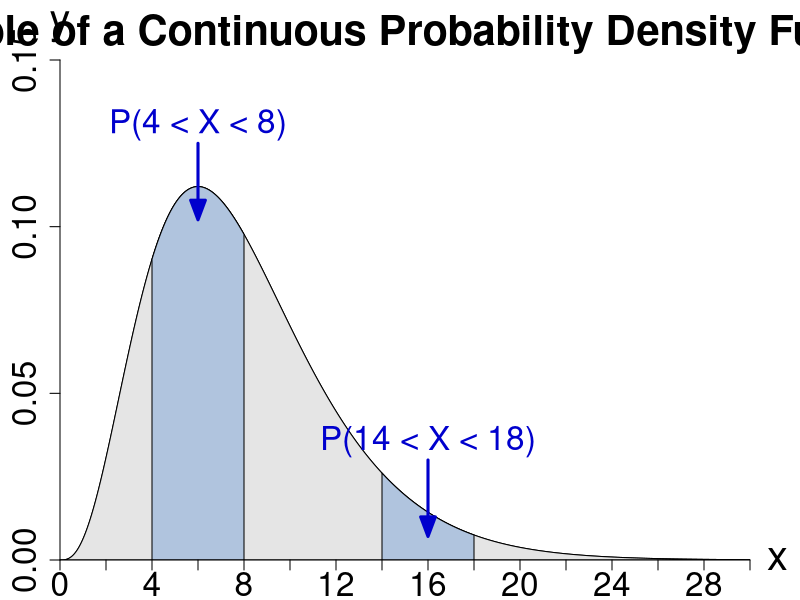
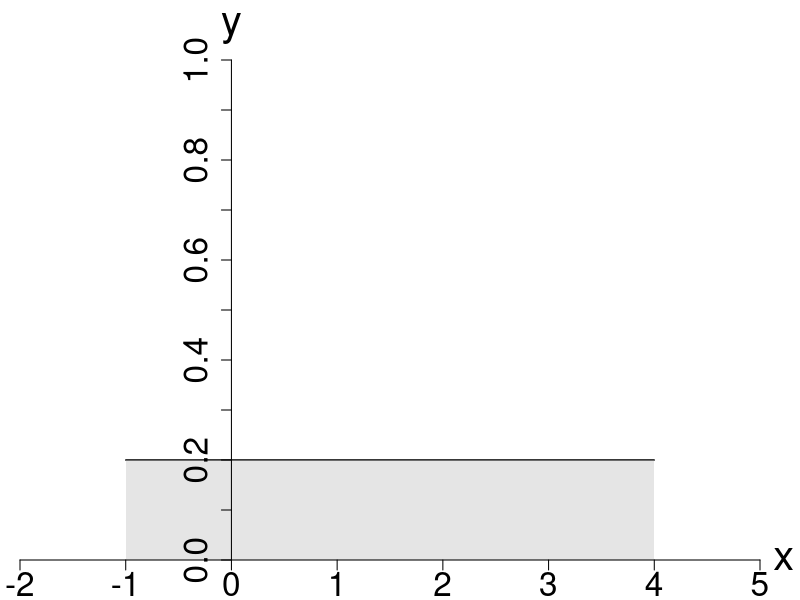
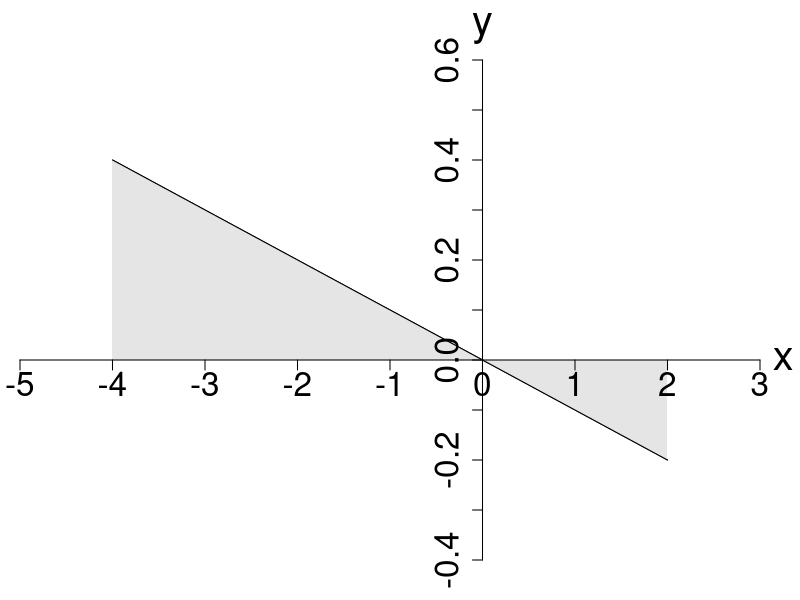
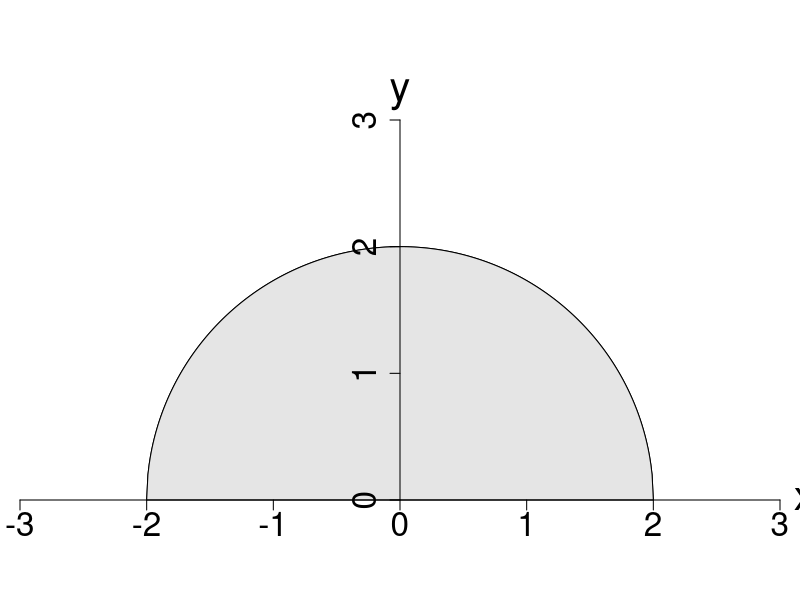
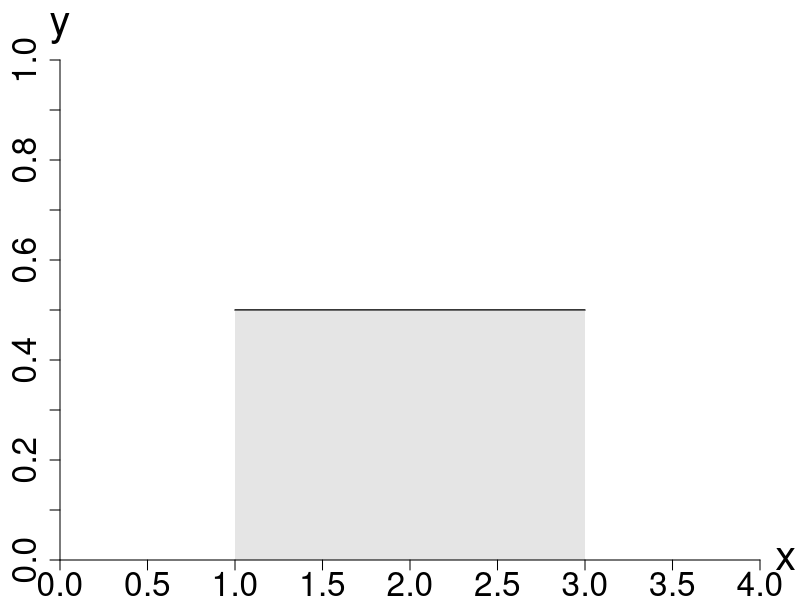
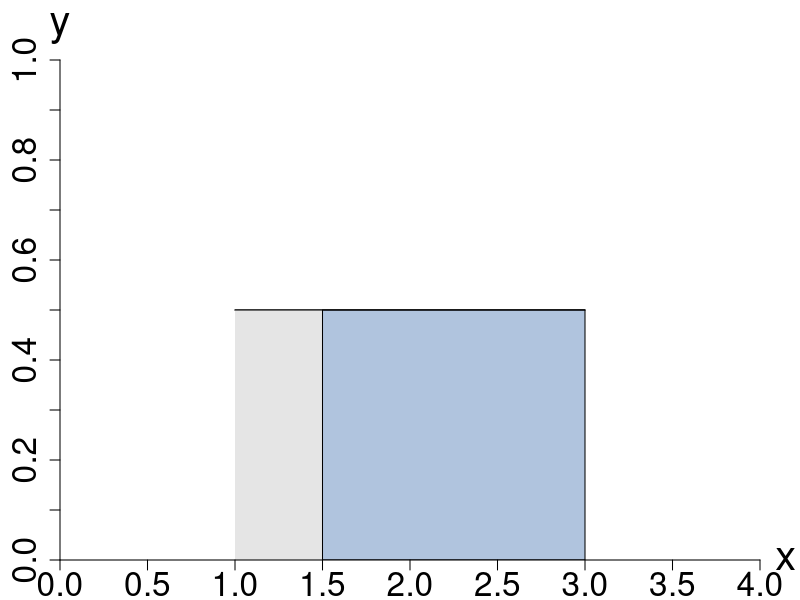
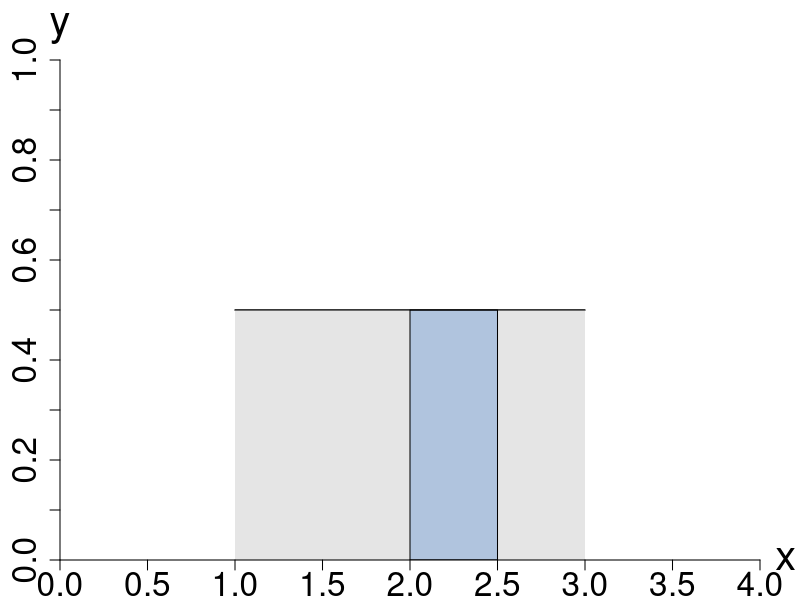
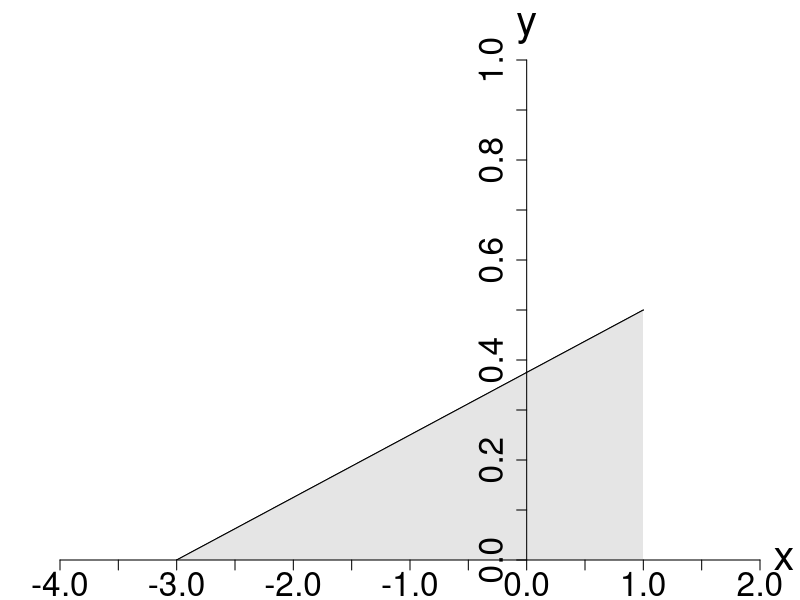

The R source for these figures, in order:
png("pdf_example.png", width = 1000, height = 500)

library("shape")

par(mar = c(2, 3, 3, 2.5))

x = seq(0, 60, 0.01)
y = dchisq(x, df=8)


plot(x, y, 
     type="l", col="black", 
     main="Example of a Continuous Probability Density Function", 
     cex.main = 2.5, cex.lab = 2.5, bty = "n",
     xaxs = "i", xaxt = "n", xlim = c(0, 30), xlab = "",
     yaxs = "i",  yaxt = "n", ylim = c(0, 0.15), ylab = "")

polygon(x, y, col = "gray90")

x = c(4, seq(4, 8, 0.01), 8)
y = c(0, dchisq(seq(4, 8, 0.01), df=8), 0)
polygon(x, y, col = "lightsteelblue")

Arrows(6, 0.125, 6, 0.105, lwd = 3, arr.type = "triangle", arr.width = 0.3, col = "blue3")
text(6, 0.125, labels = "P(4 < X < 8)", cex = 2, col = "blue3", pos = 3)

x = c(14, seq(14, 18, 0.01), 18)
y = c(0, dchisq(seq(14, 18, 0.01), df=8), 0)
polygon(x, y, col = "lightsteelblue")

Arrows(16, 0.03, 16, 0.01, lwd = 3, arr.type = "triangle", arr.width = 0.3, col = "blue3")
text(16, 0.03, labels = "P(14 < X < 18)", cex = 2, col = "blue3", pos = 3)

axis(1, at = seq(0, 30, 2), cex.axis = 2)
axis(2, at = seq(0.0, 0.15, 0.05), cex.axis = 2)

text(30.3, 0, labels = "x", cex = 2.5, pos = 4, xpd = TRUE)
text(0, 0.155, labels = "y", cex = 2.5, pos = 3, xpd = TRUE)

dev.off()

png("pdf_rect1.png", width = 1000, height = 500)

par(mar = c(2, 1, 3, 2))

x = c(-1, 4)
y = c(0.2, 0.2)

plot(x, y, 
     type="l", col="black", 
     main="", 
     cex.main = 2.5, cex.lab = 2.5, bty = "n",
     xaxs = "i", xaxt = "n", xlim = c(-2, 5), xlab = "",
     yaxs = "i",  yaxt = "n", ylim = c(0, 1), ylab = "")

polyx = c(-1, x, 4)
polyy = c(0, y, 0)
polygon(polyx, polyy, col = "gray90", border = NA)

lines(x,  y)

axis(1, pos=0, at = seq(-2, 5, 1), cex.axis = 2)
axis(2, pos=0, at = seq(0, 1, 0.1), cex.axis = 2)

text(5.03, 0, labels = "x", cex = 2.5, pos = 4, xpd = TRUE)
text(0, 1.03, labels = "y", cex = 2.5, pos = 3, xpd = TRUE)

dev.off()

png("pdf_tri1.png", width = 1000, height = 500)

par(mar = c(2, 1, 3, 2))

x = c(-4, 2)
y = c(0.4, -0.2)
intercept = -y[1] * (x[2] - x[1])/(y[2] - y[1]) + x[1]

plot(x, y, 
     type="l", col="black", 
     main="", 
     cex.main = 2.5, cex.lab = 2.5, bty = "n",
     xaxs = "i", xaxt = "n", xlim = c(-5, 3), xlab = "",
     yaxs = "i",  yaxt = "n", ylim = c(-0.4, 0.6), ylab = "")

polyx = c(-4, -4, 0)
polyy = c(0, 0.4, 0)
polygon(polyx, polyy, col = "gray90", border = NA)

polyx = c(0, 2, 2)
polyy = c(0, -0.2, 0)
polygon(polyx, polyy, col = "gray90", border = NA)

lines(x,  y)

axis(1, pos=0, at = seq(-5, 3, 1), cex.axis = 2)
axis(2, pos=0, at = seq(-0.4, 0.6, 0.1), cex.axis = 2)

text(3.03, 0, labels = "x", cex = 2.5, pos = 4, xpd = TRUE)
text(0, 0.63, labels = "y", cex = 2.5, pos = 3, xpd = TRUE)

dev.off()

png("pdf_circle.png", width = 1000, height = 500)

par(mar = c(2, 1, 3, 1))

x = seq(-2, 2, 0.01)
y = sqrt(4 - x^2) 

plot(x, y, 
     type="l", col="black", 
     main="", 
     cex.main = 2.5, cex.lab = 2.5, bty = "n", asp = 1,
     xaxs = "i", xaxt = "n", xlim = c(-3, 3), xlab = "",
     yaxs = "i",  yaxt = "n", ylim = c(0, 3), ylab = "")

polyx = c(-2, x, 2)
polyy = c(0, sqrt(4 - x^2), 0)
polygon(polyx, polyy, col = "gray90")

axis(1, pos=0, at = seq(-3, 3, 1), cex.axis = 2)
axis(2, pos=0, at = seq(0, 3, 1), cex.axis = 2)

text(3.03, 0, labels = "x", cex = 2.5, pos = 4, xpd = TRUE)
text(0, 3.07, labels = "y", cex = 2.5, pos = 3, xpd = TRUE)

dev.off()

## To Do: Video Example Is it a pdf?

png("pdf_rect2.png", width = 1000, height = 500)

par(mar = c(2, 3, 3, 2))

x = c(1, 3)
y = c(0.5, 0.5)

plot(x, y, 
     type="l", col="black", 
     main="", 
     cex.main = 2.5, cex.lab = 2.5, bty = "n",
     xaxs = "i", xaxt = "n", xlim = c(0, 4), xlab = "",
     yaxs = "i",  yaxt = "n", ylim = c(0, 1), ylab = "")

polyx = c(1, x, 3)
polyy = c(0, y, 0)
polygon(polyx, polyy, col = "gray90", border = NA)

lines(x,  y)

axis(1, pos=0, at = seq(0, 4, 0.5), cex.axis = 2)
axis(2, pos=0, at = seq(0, 1, 0.1), cex.axis = 2)

text(4.03, 0, labels = "x", cex = 2.5, pos = 4, xpd = TRUE)
text(0, 1.03, labels = "y", cex = 2.5, pos = 3, xpd = TRUE)

dev.off()

png("pdf_rect2_area1.png", width = 1000, height = 500)

par(mar = c(2, 3, 3, 2))

x = c(1, 3)
y = c(0.5, 0.5)

plot(x, y, 
     type="l", col="black", 
     main="", 
     cex.main = 2.5, cex.lab = 2.5, bty = "n",
     xaxs = "i", xaxt = "n", xlim = c(0, 4), xlab = "",
     yaxs = "i",  yaxt = "n", ylim = c(0, 1), ylab = "")

polyx = c(1, x, 3)
polyy = c(0, y, 0)
polygon(polyx, polyy, col = "gray90", border = NA)

polyx = c(1.5, 1.5, 3, 3)
polyy = c(0, 0.5, 0.5, 0)
polygon(polyx, polyy, col = "lightsteelblue")

lines(x,  y)

axis(1, pos=0, at = seq(0, 4, 0.5), cex.axis = 2)
axis(2, pos=0, at = seq(0, 1, 0.1), cex.axis = 2)

text(4.03, 0, labels = "x", cex = 2.5, pos = 4, xpd = TRUE)
text(0, 1.03, labels = "y", cex = 2.5, pos = 3, xpd = TRUE)

dev.off()

png("pdf_rect2_area2.png", width = 1000, height = 500)

par(mar = c(2, 3, 3, 2))

x = c(1, 3)
y = c(0.5, 0.5)

plot(x, y, 
     type="l", col="black", 
     main="", 
     cex.main = 2.5, cex.lab = 2.5, bty = "n",
     xaxs = "i", xaxt = "n", xlim = c(0, 4), xlab = "",
     yaxs = "i",  yaxt = "n", ylim = c(0, 1), ylab = "")

polyx = c(1, x, 3)
polyy = c(0, y, 0)
polygon(polyx, polyy, col = "gray90", border = NA)

polyx = c(2, 2, 2.5, 2.5)
polyy = c(0, 0.5, 0.5, 0)
polygon(polyx, polyy, col = "lightsteelblue")

lines(x,  y)

axis(1, pos=0, at = seq(0, 4, 0.5), cex.axis = 2)
axis(2, pos=0, at = seq(0, 1, 0.1), cex.axis = 2)

text(4.03, 0, labels = "x", cex = 2.5, pos = 4, xpd = TRUE)
text(0, 1.03, labels = "y", cex = 2.5, pos = 3, xpd = TRUE)

dev.off()

png("pdf_tri2.png", width = 1000, height = 500)

par(mar = c(2, 3, 3, 2))

x = c(-3, 1)
y = c(0, 0.5)

plot(x, y, 
     type="l", col="black", 
     main="", 
     cex.main = 2.5, cex.lab = 2.5, bty = "n",
     xaxs = "i", xaxt = "n", xlim = c(-4, 2), xlab = "",
     yaxs = "i",  yaxt = "n", ylim = c(0, 1), ylab = "")

polyx = c(-3, x, 1)
polyy = c(0, y, 0)
polygon(polyx, polyy, col = "gray90", border = NA)

lines(x,  y)

axis(1, pos=0, at = seq(-4, 2, 0.5), cex.axis = 2)
axis(2, pos=0, at = seq(0, 1, 0.1), cex.axis = 2)

text(2.03, 0, labels = "x", cex = 2.5, pos = 4, xpd = TRUE)
text(0, 1.03, labels = "y", cex = 2.5, pos = 3, xpd = TRUE)

dev.off()

png("pdf_tri2_area1.png", width = 1000, height = 500)

par(mar = c(2, 3, 3, 2))

x = c(-3, 1)
y = c(0, 0.5)

plot(x, y, 
     type="l", col="black", 
     main="", 
     cex.main = 2.5, cex.lab = 2.5, bty = "n",
     xaxs = "i", xaxt = "n", xlim = c(-4, 2), xlab = "",
     yaxs = "i",  yaxt = "n", ylim = c(0, 1), ylab = "")

polyx = c(-3, x, 1)
polyy = c(0, y, 0)
polygon(polyx, polyy, col = "gray90", border = NA)

polyx = c(-3, -3, -1.5, -1.5)
polyy = c(0, 0, 0.1875, 0)
polygon(polyx, polyy, col = "lightsteelblue")

lines(x,  y)

axis(1, pos=0, at = seq(-4, 2, 0.5), cex.axis = 2)
axis(2, pos=0, at = seq(0, 1, 0.1), cex.axis = 2)

text(2.03, 0, labels = "x", cex = 2.5, pos = 4, xpd = TRUE)
text(0, 1.03, labels = "y", cex = 2.5, pos = 3, xpd = TRUE)

dev.off()

png("pdf_tri2_area2.png", width = 1000, height = 500)

par(mar = c(2, 3, 3, 2))

x = c(-3, 1)
y = c(0, 0.5)

plot(x, y, 
     type="l", col="black", 
     main="", 
     cex.main = 2.5, cex.lab = 2.5, bty = "n",
     xaxs = "i", xaxt = "n", xlim = c(-4, 2), xlab = "",
     yaxs = "i",  yaxt = "n", ylim = c(0, 1), ylab = "")

polyx = c(-3, x, 1)
polyy = c(0, y, 0)
polygon(polyx, polyy, col = "gray90", border = NA)

polyx = c(-1.5, -1.5, 1, 1)
polyy = c(0, 0.1875, 0.5, 0)
polygon(polyx, polyy, col = "lightsteelblue")

lines(x,  y)

axis(1, pos=0, at = seq(-4, 2, 0.5), cex.axis = 2)
axis(2, pos=0, at = seq(0, 1, 0.1), cex.axis = 2)

text(2.03, 0, labels = "x", cex = 2.5, pos = 4, xpd = TRUE)
text(0, 1.03, labels = "y", cex = 2.5, pos = 3, xpd = TRUE)

dev.off()

## To Do: PDF Probabilities
